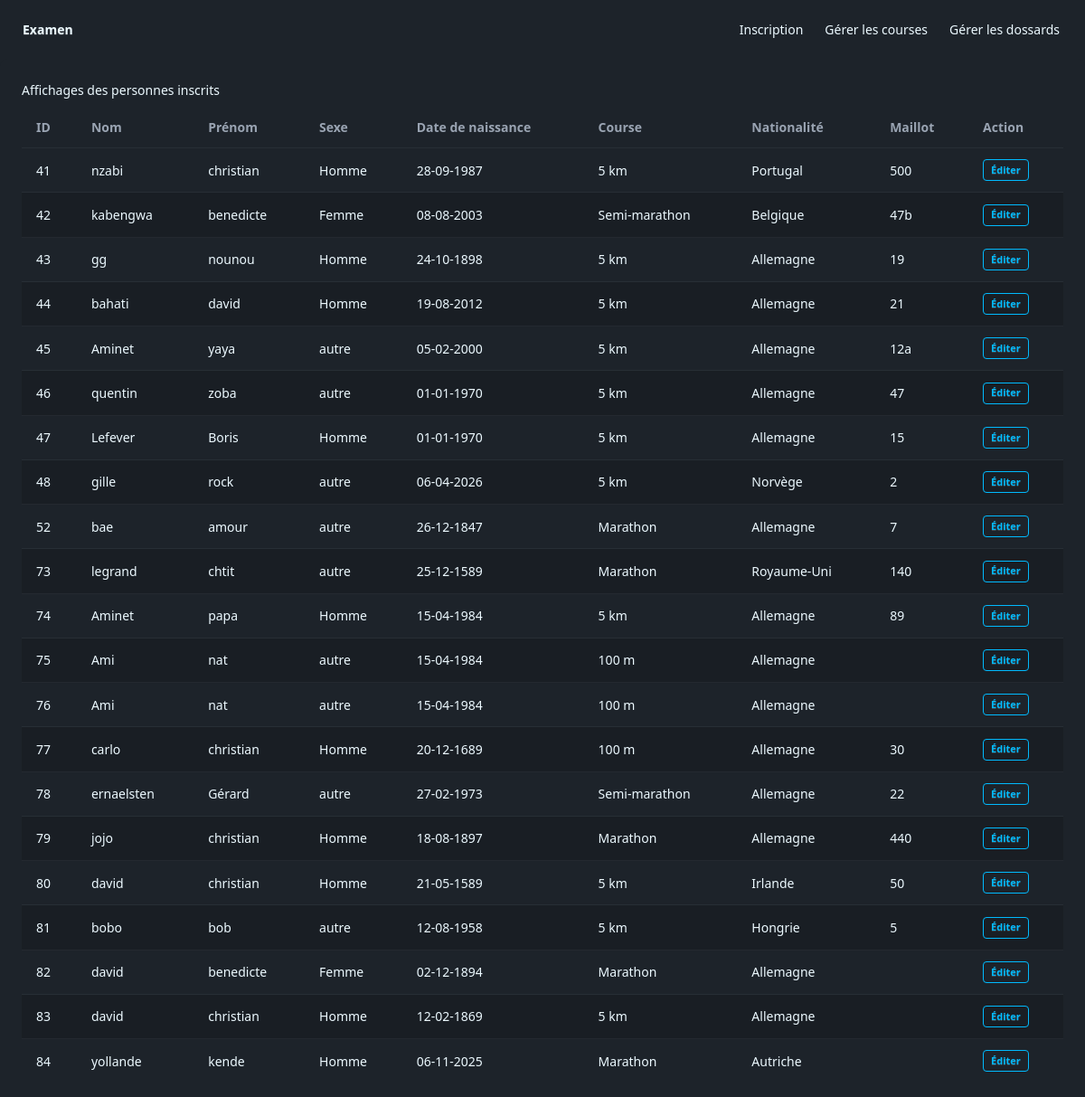
Page /affichage_personne.php on the earlier database version.
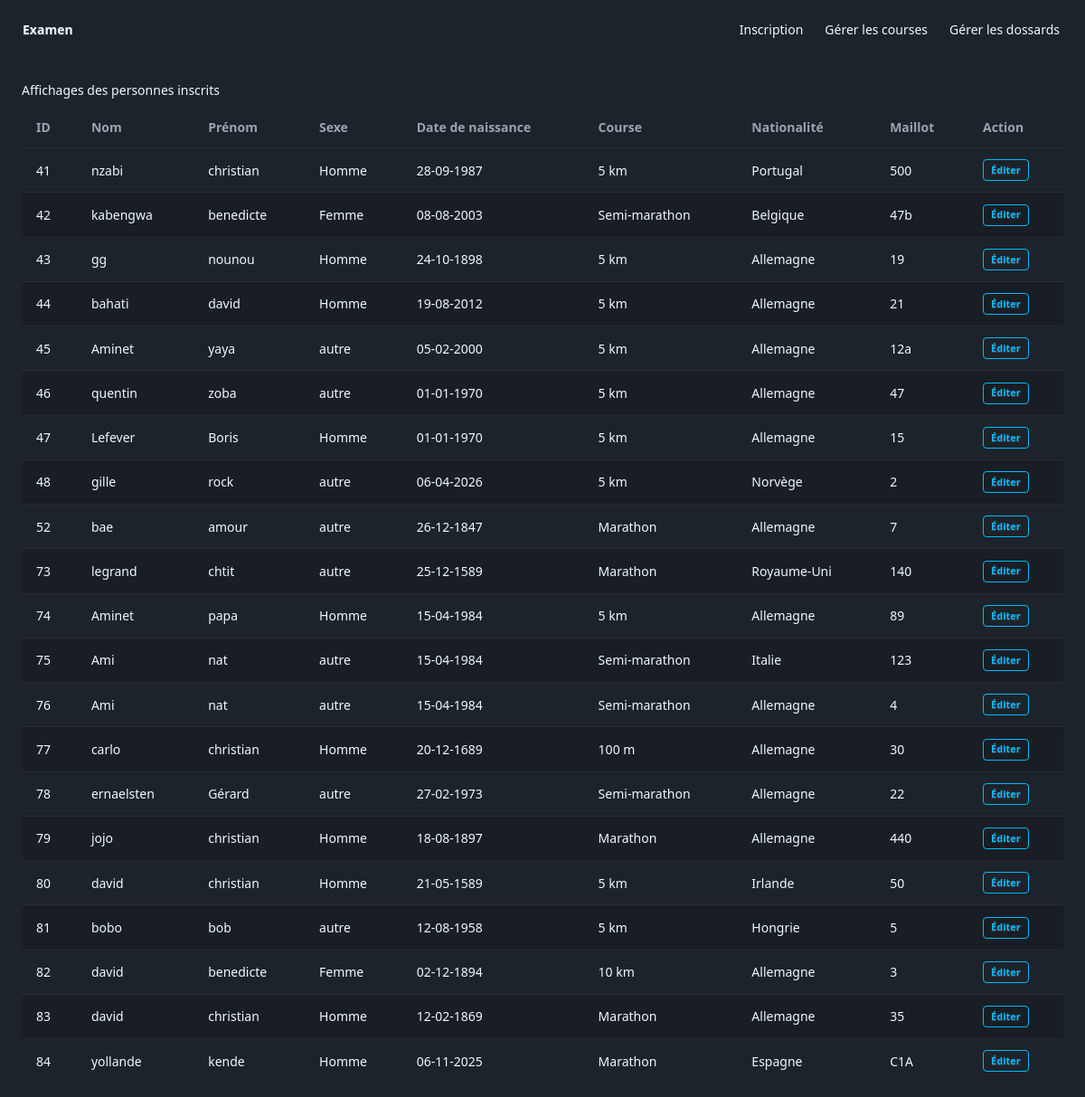
Same page on the later database version.
### tables this page shows
CREATE TABLE personnes (
    id_personne INTEGER PRIMARY KEY AUTOINCREMENT,
    nom         TEXT,
    prenom      TEXT,
    sexe        TEXT,
    date_naissance DATE,
    courses     TEXT,
    club        TEXT,
    non_partant INT,
    nationalite TEXT,
    id_maillot   INTEGER UNIQUE,
    FOREIGN KEY (id_maillot) REFERENCES maillots(id_maillot)
);

CREATE TABLE maillots (
    id_maillot INTEGER PRIMARY KEY AUTOINCREMENT,
    numero     TEXT UNIQUE
);

### affichage_personne.php (the view, shortened to what this page needs)
<?php
try {
    $pdo = new PDO('sqlite:bd.sqlite');
    $pdo->setAttribute(PDO::ATTR_ERRMODE, PDO::ERRMODE_EXCEPTION);
    $rqt = "SELECT  p.id_personne,
                    p.nom,
                    p.prenom,
                    p.sexe,
                    p.date_naissance,
                    p.courses,
                    p.nationalite,
                    m.numero AS numero_maillot
            FROM personnes p
            LEFT JOIN maillots m ON p.id_maillot = m.id_maillot
            WHERE sexe IS NOT NULL
            ORDER BY p.id_personne ASC";
    $exu  = $pdo->prepare($rqt);
    $exu->execute();
    $tabs = $exu->fetchAll(PDO::FETCH_ASSOC);
} catch (Exception $e) {
    die('Erreur : ' . $e->getMessage());
}
?>
<!DOCTYPE html>
<html lang="fr" data-theme="dark">
<head>
    <link href="https://cdn.jsdelivr.net/npm/daisyui@5" rel="stylesheet" type="text/css" />
    <script src="https://cdn.jsdeliver.net/npm/@tailwindcss/browser@4"></script>
</head>
<body class="min-h-screen flex flex-col items-center bg-black">
<div class="navbar bg-base-100 shadow-md w-full max-w-4xl mb-6">
  <div class="navbar-start">
    <a class="btn btn-ghost text-xl font-bold">Examen</a>
  </div>
  <div class="navbar-end">
    <ul class="menu menu-horizontal px-1">
      <li><a href="index.php">Inscription</a></li>
      <li><a href="mis_jours.php">Gérer les courses</a></li>
      <li><a href="dossards.php">Gérer les dossards</a></li>
    </ul>
  </div>
</div>
<div class="w-full max-w-3xl">
  <div class="card w-full bg-base-100 shadow-xl">
    <div class="card-body">
      <h1 class="text-2xl font-bold mb-4 text-center">
        Affichages des personnes inscrits
      </h1>
      <div class="overflow-x-auto">
       <table class="table table-zebra">
         <thead>
           <tr>
             <th>ID</th>
             <th>Nom</th>
             <th>Prénom</th>
             <th>Sexe</th>
             <th>Date de naissance</th>
             <th>Course</th>
             <th>Nationalité</th>
             <th>Maillot</th>
             <th>Action</th>
           </tr>
         </thead>
         <tbody>
         <?php foreach ($tabs as $tas): ?>
           <tr class="hover">
             <td><?= htmlspecialchars($tas['id_personne']) ?></td>
             <td class="font-semibold"><?= htmlspecialchars($tas['nom']) ?></td>
             <td><?= htmlspecialchars($tas['prenom']) ?></td>
             <td><?= htmlspecialchars($tas['sexe']) ?></td>
             <td>
               <?php
                 $dateBrute = $tas['date_naissance'];
                 $dat_Af    = date('d-m-Y', strtotime($dateBrute));
                 echo htmlspecialchars($dat_Af);
               ?>
             </td>
             <td><?= htmlspecialchars($tas['courses']) ?></td>
             <td><?= htmlspecialchars($tas['nationalite']) ?></td>
             <td><?= htmlspecialchars($tas['numero_maillot']) ?></td>
             <td>
               <a href="modif_personne.php?id_personne=<?= htmlspecialchars($tas['id_personne']) ?>"
                  class="btn btn-xs btn-info btn-outline">
                 Éditer
               </a>
             </td>
           </tr>
         <?php endforeach; ?>
         </tbody>
       </table>
      </div>
    </div>
  </div>
</div>
</body>
</html>

Differences in the rows shown:
changed personnes id 75: courses "100 m" → "Semi-marathon"; nationalite "Allemagne" → "Italie"; id_maillot.numero (not shown) → "123"
changed personnes id 76: courses "100 m" → "Semi-marathon"; id_maillot.numero (not shown) → "4"
changed personnes id 82: courses "Marathon" → "10 km"; id_maillot.numero (not shown) → "3"
changed personnes id 83: courses "5 km" → "Marathon"; id_maillot.numero (not shown) → "35"
changed personnes "yollande": nationalite "Autriche" → "Espagne"; id_maillot.numero (not shown) → "C1A"
